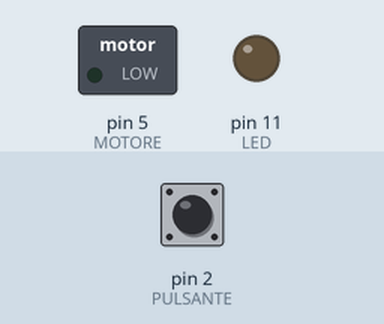
The sketch below on a simulated Arduino Uno, built with avr-gcc and run on an emulated ATmega328P. Shown: switched loads named in the sketch (green lamp = pin HIGH), output pins drawn as LEDs (lit = HIGH). The test bench sets the inputs (shaded band); at power-on: pin 2 (PULSANTE) LOW.

Above: at 1.2 s.
1.3 s: pin 2 (PULSANTE) pulled HIGH for 0.15 s
At 1.37 s:
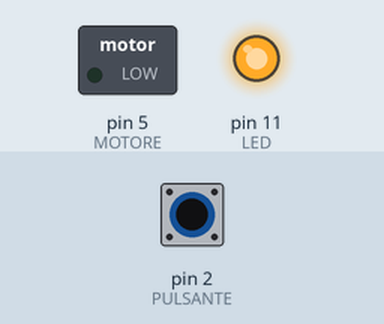
2.9 s: pin 2 (PULSANTE) pulled HIGH for 3.2 s
At 6.4 s:
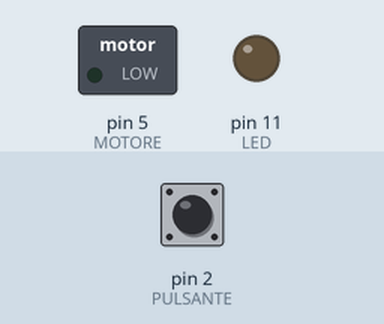
Timing chart, 0 to 7.9 s (numbered marks = the images above; inputs shaded):
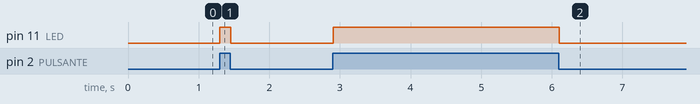

Measured:
- after the input at 1.3 s, pin 11 (LED): LOW → HIGH at once, → LOW 0.15 s later
- after the input at 2.9 s, pin 11 (LED): LOW → HIGH at once, → LOW 3.2 s later

The sketch:

MOTORE.ino
```cpp
const byte PULSANTE=2;
const byte MOTORE=5;
const byte LED=11;

void setup() {
pinMode(MOTORE, OUTPUT);
pinMode(PULSANTE, INPUT);
pinMode(LED,OUTPUT);

}

void loop() {
 byte statoBottone = digitalRead(PULSANTE);
 if (statoBottone== HIGH) {
  digitalWrite(LED, HIGH);
 }
 else {
  digitalWrite(LED, LOW);
 }
 delay(10);

}
```
